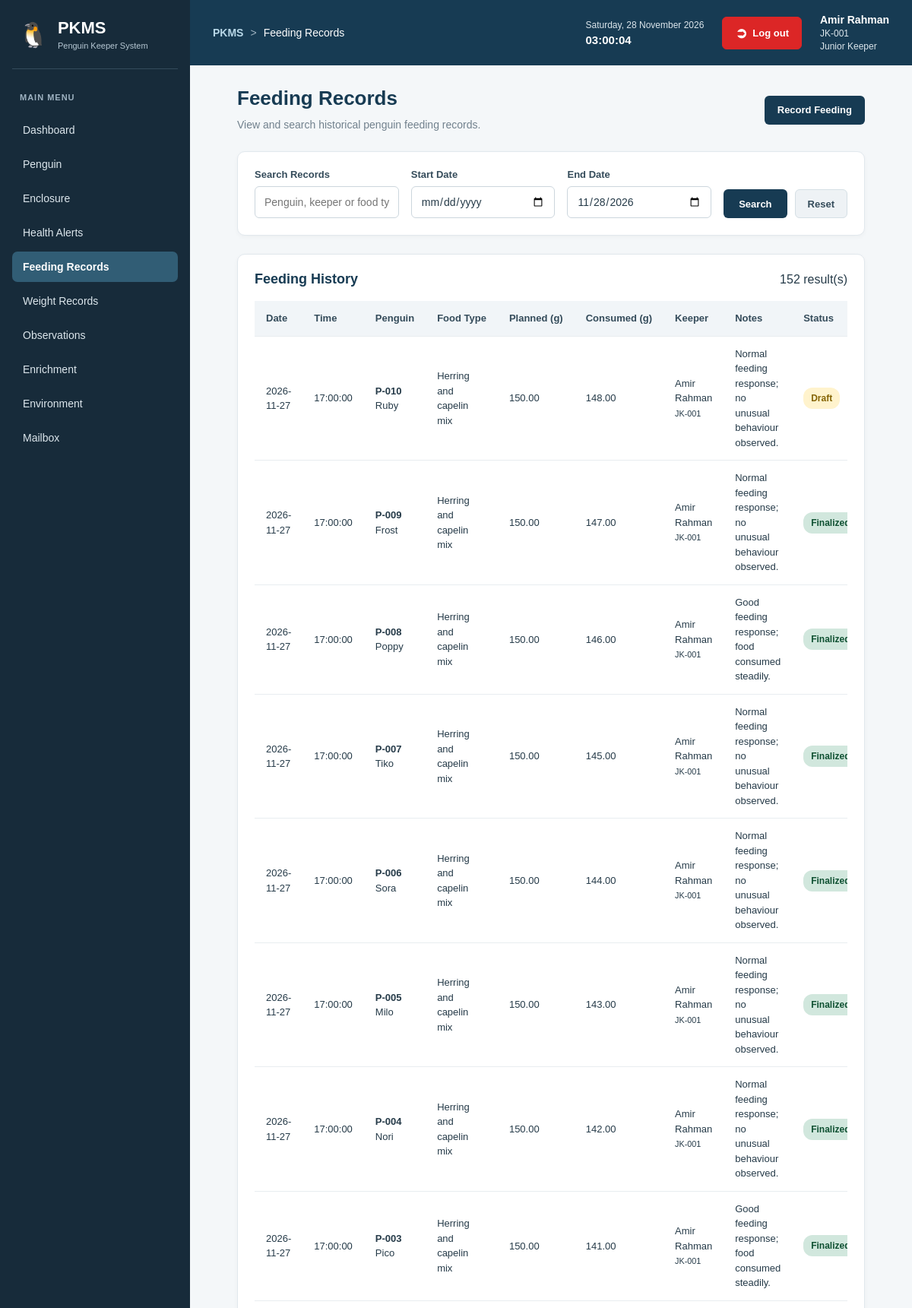
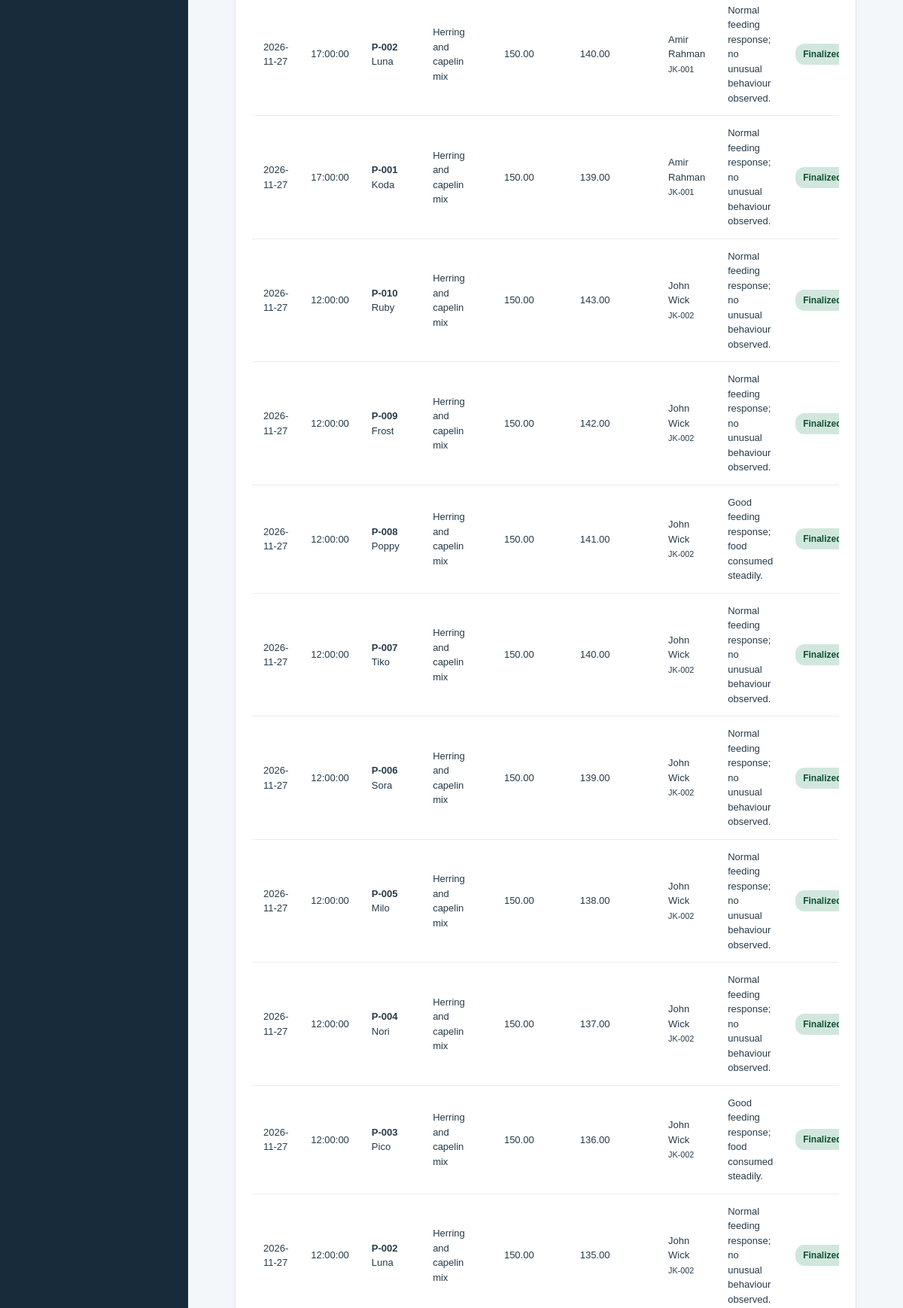
Page /modules/feeding/index.php (signed in, upper part) on the committed database (2 pictures, top to bottom).
### tables this page shows
CREATE TABLE `feeding_records` (
  `feeding_id` int(11) NOT NULL,
  `penguin_id` int(11) NOT NULL,
  `keeper_id` int(11) NOT NULL,
  `feeding_date` date NOT NULL,
  `feeding_time` time NOT NULL,
  `food_type` varchar(80) NOT NULL,
  `planned_grams` decimal(7,2) DEFAULT NULL,
  `consumed_grams` decimal(7,2) DEFAULT NULL,
  `notes` text DEFAULT NULL,
  `created_at` datetime DEFAULT current_timestamp(),
  `status` enum('Draft','Finalized') NOT NULL DEFAULT 'Draft'
);

CREATE TABLE `penguins` (
  `penguin_id` int(11) NOT NULL,
  `animal_code` varchar(20) NOT NULL,
  `name` varchar(60) NOT NULL,
  `species` varchar(80) NOT NULL,
  `sex` enum('Male','Female','Unknown') DEFAULT 'Unknown',
  `hatch_date` date DEFAULT NULL,
  `origin_type` varchar(50) DEFAULT NULL,
  `arrival_date` date DEFAULT NULL,
  `enclosure_id` int(11) DEFAULT NULL,
  `status` enum('Active','Quarantine','Transferred','Deceased') DEFAULT 'Active',
  `notes` text DEFAULT NULL,
  `created_at` datetime DEFAULT current_timestamp(),
  `archived_at` datetime DEFAULT NULL,
  `archived_by` int(11) DEFAULT NULL
);

CREATE TABLE `users` (
  `user_id` int(11) NOT NULL,
  `staff_code` varchar(20) NOT NULL,
  `full_name` varchar(100) NOT NULL,
  `email` varchar(100) DEFAULT NULL,
  `password_hash` varchar(255) NOT NULL,
  `role` enum('Senior Keeper','Junior Keeper') NOT NULL,
  `status` enum('Active','Inactive') DEFAULT 'Active',
  `created_at` datetime DEFAULT current_timestamp()
);

### modules/feeding/index.php (the view, shortened to what this page needs)
<?php
require_once __DIR__ . '/../../includes/auth.php';
$search = trim($_GET['search'] ?? '');
$dateFrom = $_GET['date_from'] ?? '';
$today = new DateTimeImmutable(
    'now',
    new DateTimeZone('Asia/Kuala_Lumpur')
);
$dateTo = isset($_GET['date_to'])
    ? $_GET['date_to']
    : $today->format('Y-m-d');
$errors = [];
$feedingRecords = [];
$pageError = false;
if (empty($errors)) {
    try {
        $sql = "
            SELECT
                f.feeding_id,
                f.keeper_id,
                f.feeding_date,
                f.feeding_time,
                f.food_type,
                f.planned_grams,
                f.consumed_grams,
                f.notes,
                p.animal_code,
                p.name AS penguin_name,
                u.staff_code,
                u.full_name AS keeper_name,
                f.status
            FROM feeding_records f
            INNER JOIN penguins p
                ON f.penguin_id = p.penguin_id
            INNER JOIN users u
                ON f.keeper_id = u.user_id
            WHERE 1 = 1
        ";
        $params = [];
        if ($dateTo !== '') {
            $sql .= " AND f.feeding_date <= ?";
            $params[] = $dateTo;
        }
        $sql .= "
            ORDER BY
                f.feeding_date DESC,
                f.feeding_time DESC,
                f.feeding_id DESC
        ";
        $stmt = $pdo->prepare($sql);
        $stmt->execute($params);
        $feedingRecords = $stmt->fetchAll();
    } catch (PDOException $e) {
        error_log("Feeding record listing error: " . $e->getMessage());
        $pageError = true;
    }
}
?>
<!DOCTYPE html>
<html lang="en">
<head>
    <link rel="stylesheet"
          href="/penguin_keeper_management/assets/css/style.css">
</head>
<body>
<div class="app-layout">
    <?php include __DIR__ . '/../../includes/sidebar.php'; ?>
    <main class="main-content">
        <?php
        include __DIR__ . '/../../includes/topbar.php';
        ?>
        <div class="page-content">
            <div class="page-header">
                <div>
                    <h1>Feeding Records</h1>
                    <p>
                        View and search historical penguin feeding records.
                    </p>
                </div>
                <a href="create.php" class="btn-primary">
                    Record Feeding
                </a>
            </div>
            <section class="search-panel">
                <form method="GET"
                      action="index.php"
                      class="search-form">
                    <div class="form-group">
                        <label for="search">
                            Search Records
                        </label>
                        <input
                            type="text"
                            id="search"
                            name="search"
                            value="<?= htmlspecialchars($search) ?>"
                            placeholder="Penguin, keeper or food type"
                        >
                    </div>
                    <div class="form-group">
                        <label for="date_from">Start Date</label>
                        <input
                            type="date"
                            id="date_from"
                            name="date_from"
                            value="<?= htmlspecialchars($dateFrom) ?>"
                        >
                    </div>
                    <div class="form-group">
                        <label for="date_to">End Date</label>
                        <input
                            type="date"
                            id="date_to"
                            name="date_to"
                            value="<?= htmlspecialchars($dateTo) ?>"
                        >
                    </div>
                    <div class="search-actions">
                        <button type="submit" class="btn-primary">
                            Search
                        </button>
                        <a href="index.php" class="btn-secondary">
                            Reset
                        </a>
                    </div>
                </form>
            </section>
            <section class="table-section">
                <div class="table-header">
                    <h2>Feeding History</h2>
                    <span>
                        <?= count($feedingRecords) ?> result(s)
                    </span>
                </div>
                <?php if ($pageError): ?>
                    <p class="error-message">
                        Unable to load feeding records.
                        Please try again.
                    </p>
                <?php elseif (empty($feedingRecords)): ?>
                    <p class="empty-message">
                        No feeding records found.
                    </p>
                <?php else: ?>
                    <div class="table-responsive">
                        <table class="data-table">
                            <thead>
                                <tr>
                                    <th>Date</th>
                                    <th>Time</th>
                                    <th>Penguin</th>
                                    <th>Food Type</th>
                                    <th>Planned (g)</th>
                                    <th>Consumed (g)</th>
                                    <th>Keeper</th>
                                    <th>Notes</th>
                                    <th>Status</th>
                                </tr>
                            </thead>
                            <tbody>
                                <?php foreach ($feedingRecords as $record): ?>
                                    <tr>
                                        <td>
                                            <?= htmlspecialchars($record['feeding_date']) ?>
                                        </td>
                                        <td>
                                            <?= htmlspecialchars($record['feeding_time']) ?>
                                        </td>
                                        <td>
                                            <strong>
                                                <?= htmlspecialchars($record['animal_code']) ?>
                                            </strong>
                                            <br>
                                            <?= htmlspecialchars($record['penguin_name']) ?>
                                        </td>
                                        <td>
                                            <?= htmlspecialchars($record['food_type']) ?>
                                        </td>
                                        <td>
                                            <?= htmlspecialchars((string)$record['planned_grams']) ?>
                                        </td>
                                        <td>
                                            <?= htmlspecialchars((string)$record['consumed_grams']) ?>
                                        </td>
                                        <td>
                                            <?= htmlspecialchars($record['keeper_name']) ?>
                                            <br>
                                            <small>
                                                <?= htmlspecialchars($record['staff_code']) ?>
                                            </small>
                                        </td>
                                        <td>
                                            <?= htmlspecialchars($record['notes'] ?? '') ?>
                                        </td>
                                        <td>
                                            <?php if ($record['status'] === 'Draft'): ?>
                                                <span class="status-draft">Draft</span>
                                            <?php else: ?>
                                                <span class="status-finalized">Finalized</span>
                                            <?php endif; ?>
                                        </td>
                                    </tr>
                                <?php endforeach; ?>
                            </tbody>
                        </table>
                    </div>
                <?php endif; ?>
            </section>
        </div>
    </main>
</div>
</body>
</html>

### assets/css/style.css (style rules this page uses)
.app-layout { display: flex; min-height: 100vh; width: 100%; }
.main-content { flex: 1; width: auto; max-width: none; margin: 0; padding: 30px; background: #f1f5f9; box-sizing: border-box; }
.main-content button { background: #dc2626; color: white; border: none; padding: 11px 20px; border-radius: 5px; cursor: pointer; }
.app-layout { display: flex; min-height: 100vh; }
.main-content { flex: 1; min-width: 0; padding: 30px; background-color: #f4f7f9; }
.search-actions { display: flex; align-items: center; gap: 12px; }
.search-actions button { padding: 11px 20px; border: none; border-radius: 6px; background-color: #173b53; color: #ffffff; cursor: pointer; }
.status-draft { display: inline-block; padding: 5px 10px; border-radius: 12px; background-color: #fff3cd; color: #856404; font-size: 12px; font-weight: 600; }
.status-finalized { display: inline-block; padding: 5px 10px; border-radius: 12px; background-color: #d1e7dd; color: #0f5132; font-size: 12px; font-weight: 600; }
* { box-sizing: border-box; }
body { margin: 0; font-family: Arial, Helvetica, sans-serif; color: #263b49; background: #f1f5f9; }
a { transition: color 0.2s ease, background-color 0.2s ease; }
.page-content { width: 100%; max-width: 1500px; margin: 0 auto; padding: 28px 32px; }
.page-header { display: flex; justify-content: space-between; align-items: center; flex-wrap: wrap; gap: 16px; margin-bottom: 24px; }
.page-header h1 { margin: 0 0 8px; color: #173b53; font-size: 26px; }
.page-header p { margin: 0; color: #71818d; font-size: 14px; line-height: 1.6; }
.page-header a { text-decoration: none; }
.table-section, .search-panel, .content-card { background: #ffffff; border: 1px solid #e1e8ed; border-radius: 10px; padding: 22px; margin-bottom: 24px; box-shadow: 0 2px 6px rgba(0, 0, 0, 0.035); }
.table-header, .section-header { display: flex; justify-content: space-between; align-items: center; flex-wrap: wrap; gap: 12px; margin-bottom: 18px; }
.table-header h2, .search-panel h2, .section-header h2 { margin: 0; color: #173b53; font-size: 18px; }
.search-form { display: flex; align-items: flex-end; flex-wrap: wrap; gap: 16px; }
.form-group { display: flex; flex-direction: column; gap: 8px; flex: 1; min-width: 170px; }
.form-group label { color: #344b5a; font-size: 13px; font-weight: 600; }
.form-group input, .form-group select, .form-group textarea { width: 100%; min-height: 42px; padding: 10px 12px; border: 1px solid #ccd6dd; border-radius: 6px; background: #ffffff; color: #263b49; font-family: inherit; font-size: 14px; }
.search-actions { display: flex; align-items: center; flex-wrap: wrap; gap: 10px; }
.btn-primary, .btn-secondary, .btn-danger, .btn-success { display: inline-flex; justify-content: center; align-items: center; min-height: 38px; padding: 9px 16px; border: 1px solid transparent; border-radius: 6px; text-decoration: none; font-family: inherit; font-size: 13px; font-weight: 600; cursor: pointer; transition: background-color 0.2s ease; }
.main-content .btn-primary { background: #173b53; color: #ffffff; }
.main-content .btn-secondary { background: #eef2f5; border-color: #d5dfe5; color: #344b5a; }
.table-responsive { width: 100%; overflow-x: auto; }
.data-table { width: 100%; min-width: 650px; border-collapse: collapse; background: #ffffff; }
.data-table th, .data-table td { padding: 13px 15px; border-bottom: 1px solid #e8edf0; text-align: left; vertical-align: middle; font-size: 13px; line-height: 1.5; }
.data-table th { background: #f1f5f8; color: #344b5a; font-weight: 700; white-space: nowrap; }

### rows in the picture
feeding_records: feeding_date "2026-11-27", feeding_time "17:00:00", penguin.animal_code "P-010", penguin.name "Ruby", food_type "Herring and capelin mix", planned_grams "150.00", consumed_grams "148.00", keeper.full_name "Amir Rahman", keeper.staff_code "JK-001", notes "Normal feeding response; no unusual behaviour observed.", status "Draft"
feeding_records: feeding_date "2026-11-27", feeding_time "17:00:00", penguin.animal_code "P-009", penguin.name "Frost", food_type "Herring and capelin mix", planned_grams "150.00", consumed_grams "147.00", keeper.full_name "Amir Rahman", keeper.staff_code "JK-001", notes "Normal feeding response; no unusual behaviour observed.", status "Finalized"
feeding_records: feeding_date "2026-11-27", feeding_time "17:00:00", penguin.animal_code "P-008", penguin.name "Poppy", food_type "Herring and capelin mix", planned_grams "150.00", consumed_grams "146.00", keeper.full_name "Amir Rahman", keeper.staff_code "JK-001", notes "Good feeding response; food consumed steadily.", status "Finalized"
feeding_records: feeding_date "2026-11-27", feeding_time "17:00:00", penguin.animal_code "P-007", penguin.name "Tiko", food_type "Herring and capelin mix", planned_grams "150.00", consumed_grams "145.00", keeper.full_name "Amir Rahman", keeper.staff_code "JK-001", notes "Normal feeding response; no unusual behaviour observed.", status "Finalized"
feeding_records: feeding_date "2026-11-27", feeding_time "17:00:00", penguin.animal_code "P-006", penguin.name "Sora", food_type "Herring and capelin mix", planned_grams "150.00", consumed_grams "144.00", keeper.full_name "Amir Rahman", keeper.staff_code "JK-001", notes "Normal feeding response; no unusual behaviour observed.", status "Finalized"
feeding_records: feeding_date "2026-11-27", feeding_time "17:00:00", penguin.animal_code "P-005", penguin.name "Milo", food_type "Herring and capelin mix", planned_grams "150.00", consumed_grams "143.00", keeper.full_name "Amir Rahman", keeper.staff_code "JK-001", notes "Normal feeding response; no unusual behaviour observed.", status "Finalized"
feeding_records: feeding_date "2026-11-27", feeding_time "17:00:00", penguin.animal_code "P-004", penguin.name "Nori", food_type "Herring and capelin mix", planned_grams "150.00", consumed_grams "142.00", keeper.full_name "Amir Rahman", keeper.staff_code "JK-001", notes "Normal feeding response; no unusual behaviour observed.", status "Finalized"
feeding_records: feeding_date "2026-11-27", feeding_time "17:00:00", penguin.animal_code "P-003", penguin.name "Pico", food_type "Herring and capelin mix", planned_grams "150.00", consumed_grams "141.00", keeper.full_name "Amir Rahman", keeper.staff_code "JK-001", notes "Good feeding response; food consumed steadily.", status "Finalized"
feeding_records: feeding_date "2026-11-27", feeding_time "17:00:00", penguin.animal_code "P-002", penguin.name "Luna", food_type "Herring and capelin mix", planned_grams "150.00", consumed_grams "140.00", keeper.full_name "Amir Rahman", keeper.staff_code "JK-001", notes "Normal feeding response; no unusual behaviour observed.", status "Finalized"
feeding_records: feeding_date "2026-11-27", feeding_time "17:00:00", penguin.animal_code "P-001", penguin.name "Koda", food_type "Herring and capelin mix", planned_grams "150.00", consumed_grams "139.00", keeper.full_name "Amir Rahman", keeper.staff_code "JK-001", notes "Normal feeding response; no unusual behaviour observed.", status "Finalized"
feeding_records: feeding_date "2026-11-27", feeding_time "12:00:00", penguin.animal_code "P-010", penguin.name "Ruby", food_type "Herring and capelin mix", planned_grams "150.00", consumed_grams "143.00", keeper.full_name "John Wick", keeper.staff_code "JK-002", notes "Normal feeding response; no unusual behaviour observed.", status "Finalized"
feeding_records: feeding_date "2026-11-27", feeding_time "12:00:00", penguin.animal_code "P-009", penguin.name "Frost", food_type "Herring and capelin mix", planned_grams "150.00", consumed_grams "142.00", keeper.full_name "John Wick", keeper.staff_code "JK-002", notes "Normal feeding response; no unusual behaviour observed.", status "Finalized"
feeding_records: feeding_date "2026-11-27", feeding_time "12:00:00", penguin.animal_code "P-008", penguin.name "Poppy", food_type "Herring and capelin mix", planned_grams "150.00", consumed_grams "141.00", keeper.full_name "John Wick", keeper.staff_code "JK-002", notes "Good feeding response; food consumed steadily.", status "Finalized"
feeding_records: feeding_date "2026-11-27", feeding_time "12:00:00", penguin.animal_code "P-007", penguin.name "Tiko", food_type "Herring and capelin mix", planned_grams "150.00", consumed_grams "140.00", keeper.full_name "John Wick", keeper.staff_code "JK-002", notes "Normal feeding response; no unusual behaviour observed.", status "Finalized"
feeding_records: feeding_date "2026-11-27", feeding_time "12:00:00", penguin.animal_code "P-006", penguin.name "Sora", food_type "Herring and capelin mix", planned_grams "150.00", consumed_grams "139.00", keeper.full_name "John Wick", keeper.staff_code "JK-002", notes "Normal feeding response; no unusual behaviour observed.", status "Finalized"
feeding_records: feeding_date "2026-11-27", feeding_time "12:00:00", penguin.animal_code "P-005", penguin.name "Milo", food_type "Herring and capelin mix", planned_grams "150.00", consumed_grams "138.00", keeper.full_name "John Wick", keeper.staff_code "JK-002", notes "Normal feeding response; no unusual behaviour observed.", status "Finalized"
feeding_records: feeding_date "2026-11-27", feeding_time "12:00:00", penguin.animal_code "P-004", penguin.name "Nori", food_type "Herring and capelin mix", planned_grams "150.00", consumed_grams "137.00", keeper.full_name "John Wick", keeper.staff_code "JK-002", notes "Normal feeding response; no unusual behaviour observed.", status "Finalized"
feeding_records: feeding_date "2026-11-27", feeding_time "12:00:00", penguin.animal_code "P-003", penguin.name "Pico", food_type "Herring and capelin mix", planned_grams "150.00", consumed_grams "136.00", keeper.full_name "John Wick", keeper.staff_code "JK-002", notes "Good feeding response; food consumed steadily.", status "Finalized"
feeding_records: feeding_date "2026-11-27", feeding_time "12:00:00", penguin.animal_code "P-002", penguin.name "Luna", food_type "Herring and capelin mix", planned_grams "150.00", consumed_grams "135.00", keeper.full_name "John Wick", keeper.staff_code "JK-002", notes "Normal feeding response; no unusual behaviour observed.", status "Finalized"

### other values in the picture
$item['label'] "Dashboard"
$item['label'] "Penguin"
$item['label'] "Enclosure"
$item['label'] "Health Alerts"
$item['label'] "Feeding Records"
$item['label'] "Weight Records"
$item['label'] "Observations"
$item['label'] "Enrichment"
$item['label'] "Environment"
$item['label'] "Mailbox"
$crumb "Feeding Records"
$_SESSION['full_name'] "Amir Rahman"
$_SESSION['staff_code'] "JK-001"
$_SESSION['role'] "Junior Keeper"
count($feedingRecords) "152"
